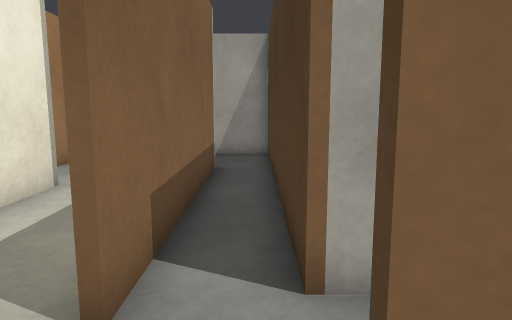
View 1 (above)

24 first-person views from a walk through a robot-simulator world made for Gazebo. The camera is 0.94 m above the floor, tilts 8° down and sees 70° across. The floor is counted in squares, 0.5 m on a side. Each view is taken from the middle of a square. On the plan, view 1 faces up. The plan holds only what a view shows up to about 18 squares ahead; the rest is blank.

View 2
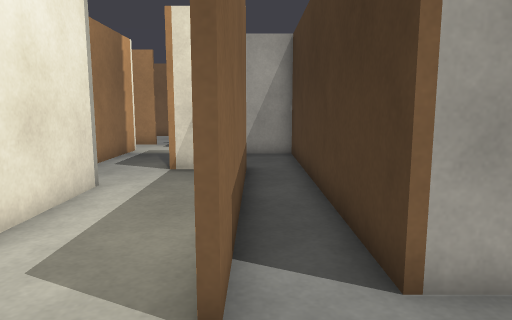

View 3
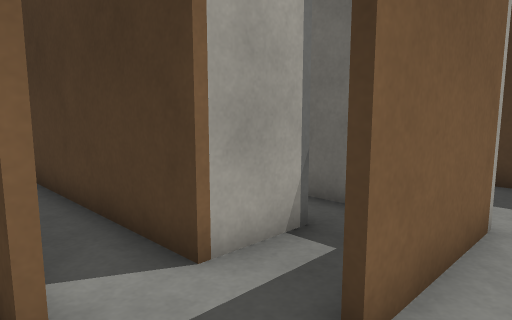

View 4
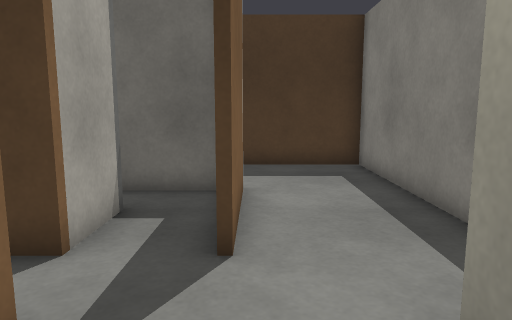

View 5
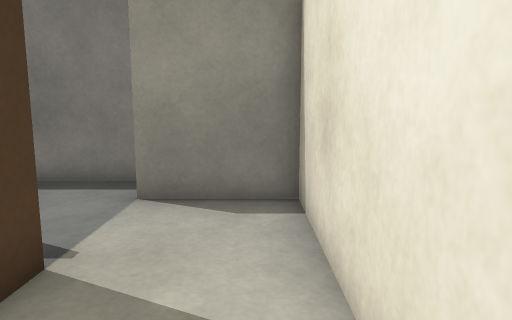

View 6
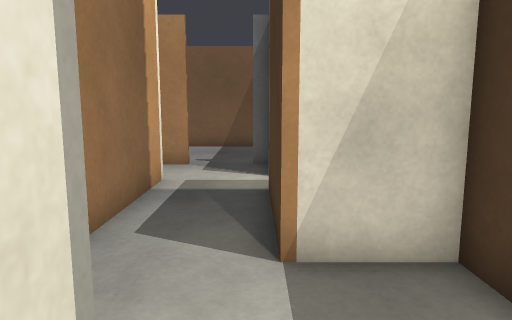

View 7
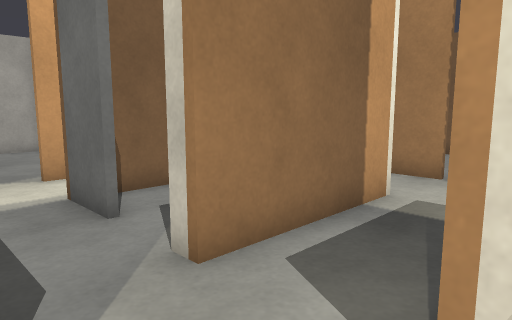

View 8
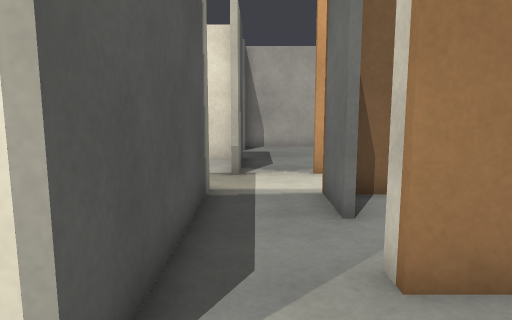

View 9
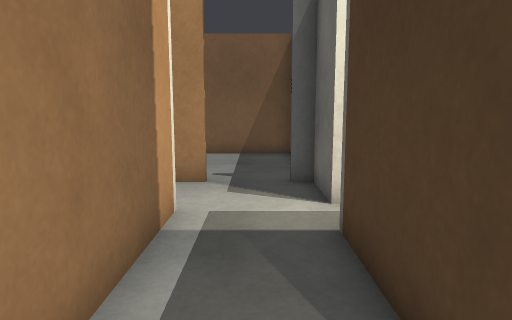

View 10
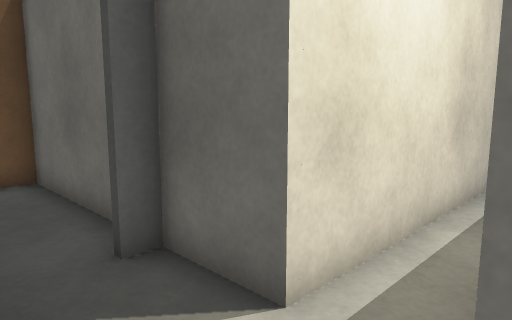

View 11
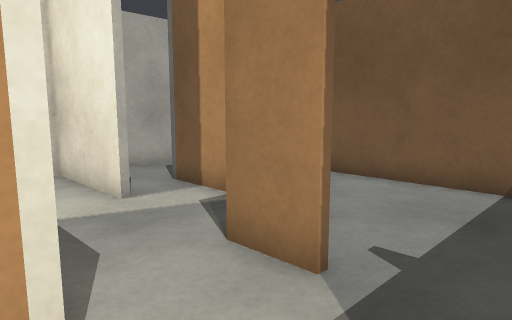

View 12
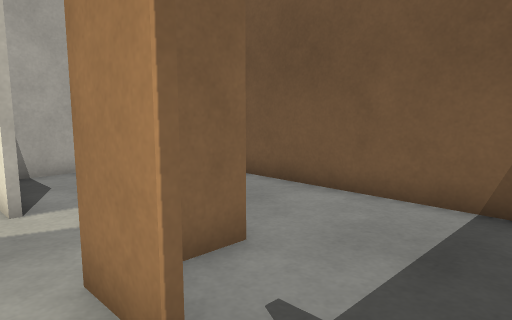

View 13
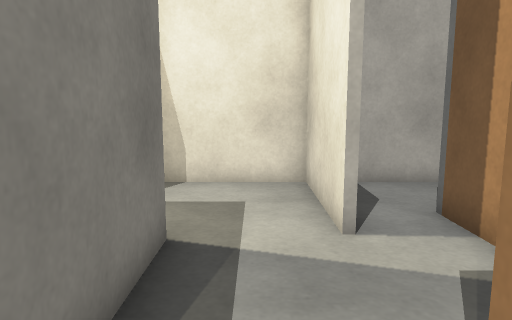

View 14
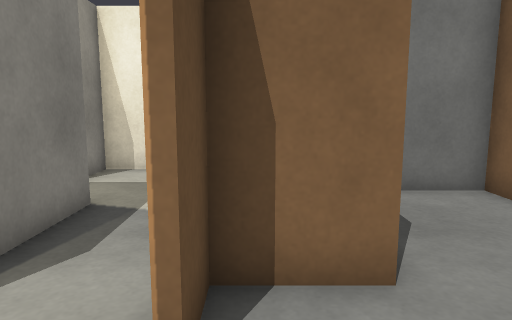

View 15
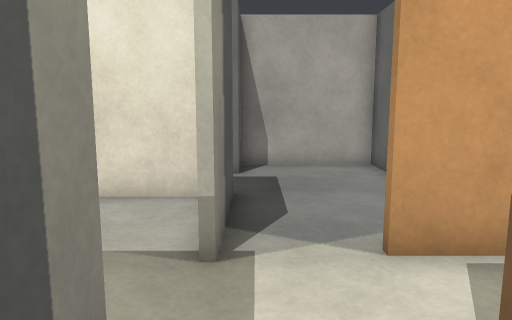

View 16
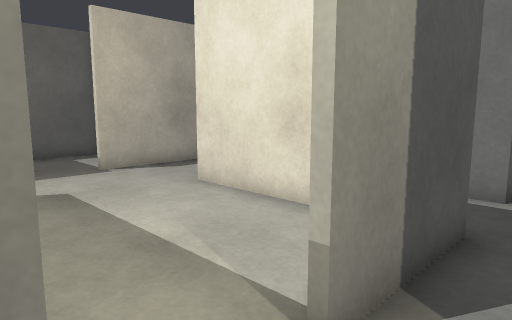

View 17
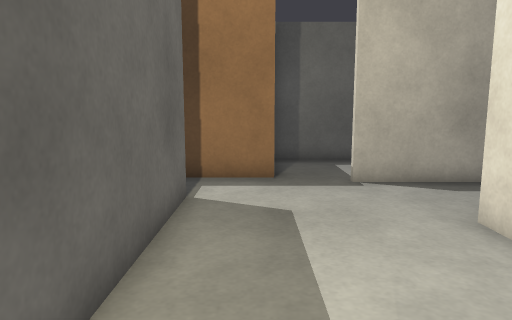

View 18
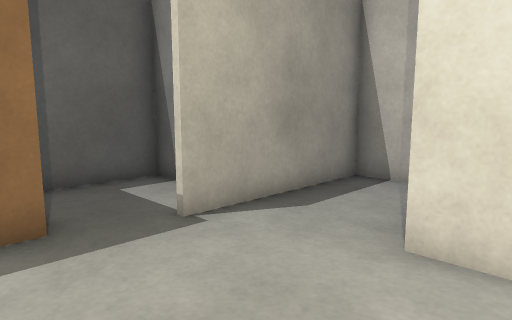

View 19
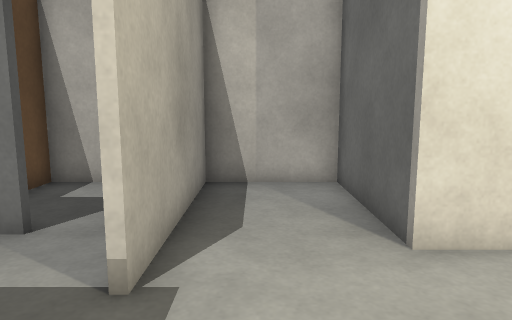

View 20
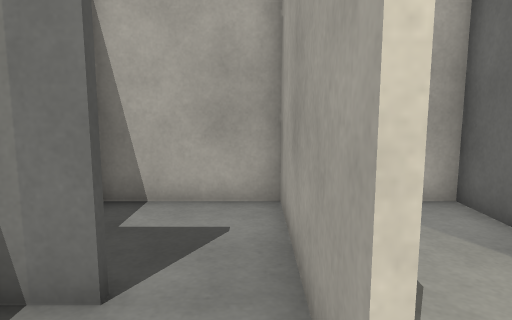

View 21
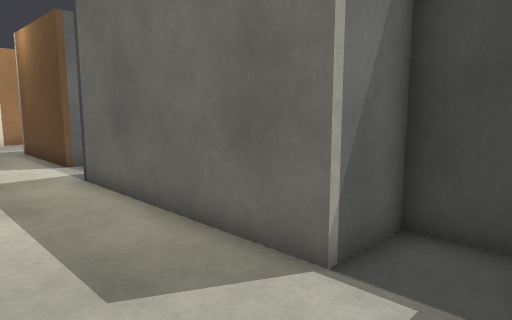

View 22
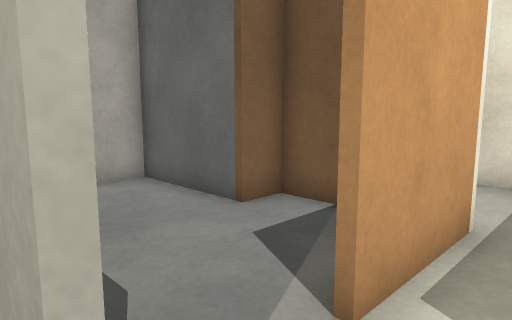

View 23
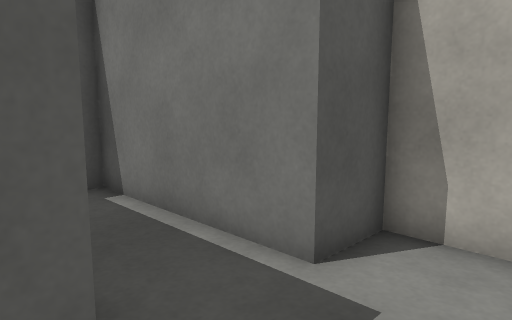

View 24
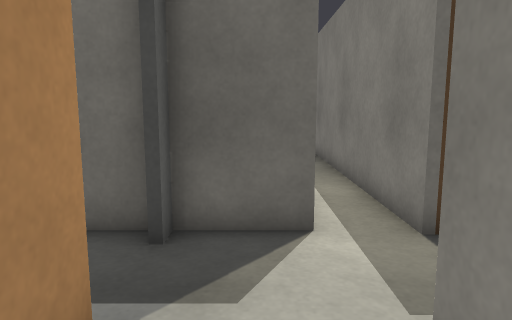

### Floor plan
Ten units are one square. View 1 is at (0, 0); x grows to the right and y downward. Boxes are objects, and circles mark ways between rooms. Rooms are numbered by the first view taken in them; rooms with no view inside come last. Other rooms are left out.
<svg viewBox="-219 -258 307 306">
<path fill="none" stroke="#000" d="M46 -13 5 -13M-9 25 83 25 83 -21M-15 -29 -15 -36M-49 -89 -49 -5M-15 -102 -15 -113 -37 -113M-49 -5 -49 5 -15 5M-65 -167 -65 -115 -71 -115M-37 -113 -37 -155 64 -155M38 -171 -35 -171M-76 -89 -49 -89M-62 -193 -80 -193M-35 -171 -35 -193 -41 -193M-84 -167 -65 -167M-77 -216 -77 -195 -62 -195M-35 -196 -35 -253 -123 -253 -123 -232M-109 -139 -109 -121M-95 -89 -76 -89M-135 -154 -135 -116M-90 -115 -111 -115 -111 -167 -84 -167M-144 -95 -132 -95M-115 -89 -95 -89M-112 -193 -153 -193 -153 -153 -140 -153M-154 5 -174 5M-136 9 -110 9M-173 24 -173 43 -136 43M-95 2 -95 -13 -115 -13 -115 -89M-214 3 -155 3M-167 -91 -167 -31 -213 -31 -213 1M-132 -93 -141 -93M-170 -95 -144 -95M-158 -151 -173 -151 -173 -139 -213 -139 -213 -95 -195 -95 -195 -33 -191 -33M-13 -115 -13 -29M28 -35 5 -35 5 -153 -18 -153M43 -19 43 -48M-102 -213 -116 -213"/>
<circle cx="-17" cy="-10" r="3" fill="#2a7"/>
<circle cx="-50" cy="-100" r="3" fill="#2a7"/>
<circle cx="-50" cy="-170" r="3" fill="#2a7"/>
<circle cx="-70" cy="-105" r="3" fill="#2a7"/>
<circle cx="-55" cy="-190" r="3" fill="#2a7"/>
<circle cx="-75" cy="-180" r="3" fill="#2a7"/>
<circle cx="-105" cy="-105" r="3" fill="#2a7"/>
<circle cx="-125" cy="-90" r="3" fill="#2a7"/>
<circle cx="-140" cy="-105" r="3" fill="#2a7"/>
<circle cx="-100" cy="-190" r="3" fill="#2a7"/>
<text x="40" y="0">1</text>
<text x="-30" y="-50">2</text>
<text x="-30" y="0">3</text>
<text x="-20" y="-160">4</text>
<text x="-60" y="-180">5</text>
<text x="-70" y="-230">6</text>
<text x="-90" y="-130">7</text>
<text x="-120" y="-140">8</text>
<text x="-150" y="-20">9</text>
<text x="-180" y="-100">10</text>
<text x="0" y="-80">11</text>
<text x="-100" y="-200">12</text>
</svg>
Room 2 opens to room 3. Room 2 opens to room 4. Room 4 opens to room 5. Room 4 opens to room 7. Room 5 opens to room 6. Room 5 opens to room 8. Room 7 opens to room 8. Room 8 opens to room 9. Room 8 opens to room 10. Room 8 opens to room 12.

Where each view was taken, in squares from view 1:
view 1: 0 up, 0 right, facing up
view 2: 0 up, 1 left, facing up
view 3: 0 up, 2 left, facing up-right
view 4: 1 up, 4 left, facing right
view 5: 7 up, 4 left, facing down
view 6: 7 up, 4 left, facing up
view 7: 9 up, 3 left, facing up-left
view 8: 10 up, 3 left, facing left
view 9: 10 up, 5 left, facing up
view 10: 15 up, 6 left, facing up-right
view 11: 16 up, 4 left, facing up-left
view 12: 18 up, 4 left, facing up-left
view 13: 18 up, 6 left, facing left
view 14: 20 up, 4 left, facing left
view 15: 10 up, 9 left, facing left
view 16: 11 up, 11 left, facing down-left
view 17: 9 up, 13 left, facing down
view 18: 5 up, 12 left, facing down-left
view 19: 1 up, 12 left, facing left
view 20: 1 down, 14 left, facing left
view 21: 1 down, 15 left, facing up-right
view 22: 9 up, 12 left, facing up-left
view 23: 12 up, 16 left, facing down-left
view 24: 18 up, 9 left, facing right
